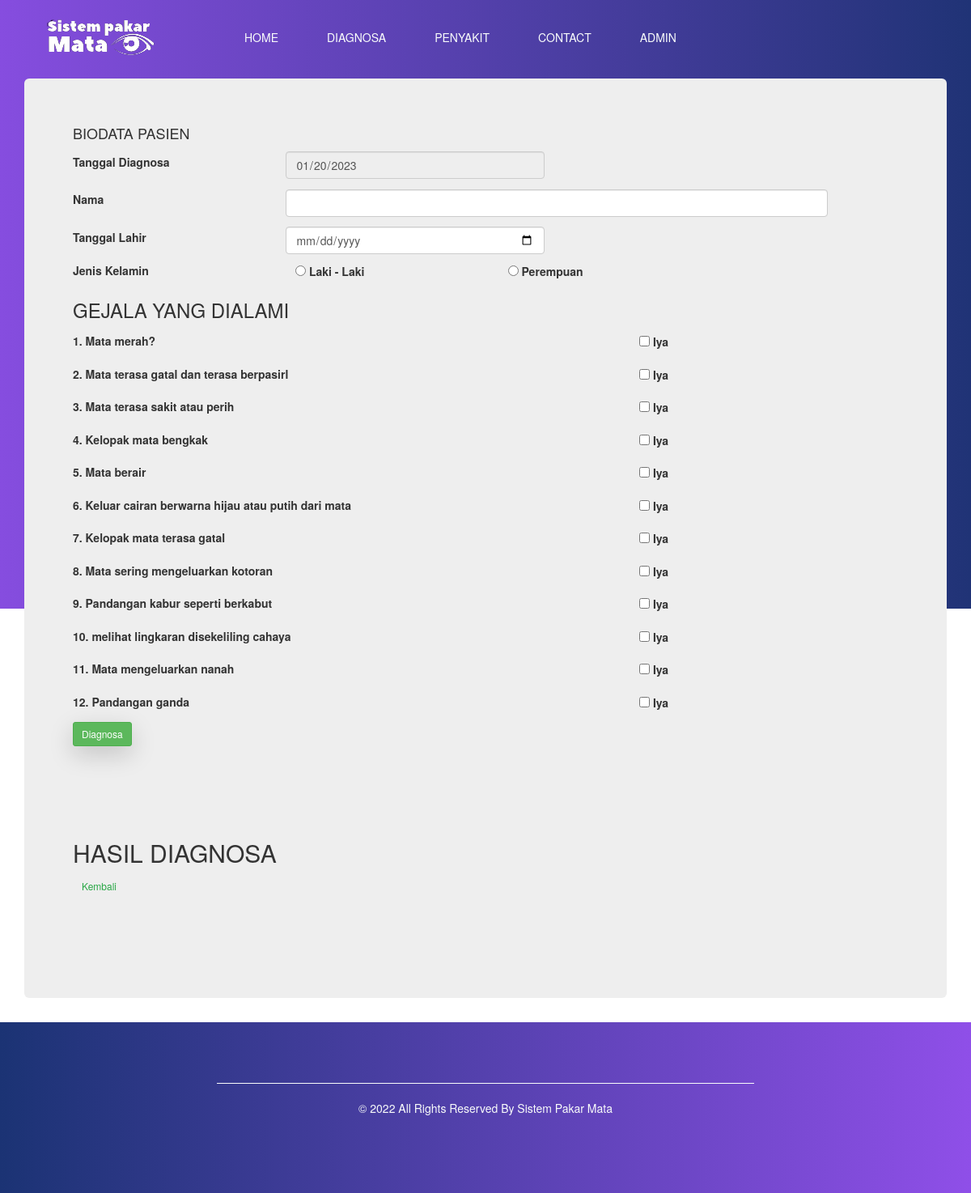
The page /form_diagnosa.php on the database its author committed.
### tables this page shows
CREATE TABLE `gejala` (
  `no` int(11) NOT NULL,
  `kodegejala` varchar(5) NOT NULL,
  `namagejala` varchar(50) NOT NULL,
  `nilai` float NOT NULL,
  `kodepenyakit` varchar(5) NOT NULL
);

### form_diagnosa.php (the view, shortened to what this page needs)
<?php include "include/header.php"; ?>
<div class="container">
    <div class="jumbotron">
        <div class="mb-2" style="font-size: 1.2rem;">
            <h4>BIODATA PASIEN</h4>
        </div>
        <form class="s-text" action="" method="POST">
            <div class="row mb-3">
                <label for="tanggal_diagnosa" class="col-sm-3 col-form-label">Tanggal Diagnosa</label>
                <div class="col-sm-4 pt-1">
                    <input
                        type="date"
                        class="form-control form-control-sm"
                        id="tanggal_diagnosa"
                        name="tgl_diagnosa"
                        value="<?php echo date("Y-m-d");?>"
                        readonly="readonly">
                </div>
            </div>
            <div class="row mb-3">
                <label for="nama" class="col-sm-3 col-form-label">Nama</label>
                <div class="col-sm-8 pt-1">
                    <input type="text" class="form-control form-control-sm" id="nama" name="nama">
                </div>
            </div>
            <div class="row mb-3">
                <label for="date" class="col-sm-3 col-form-label">Tanggal Lahir</label>
                <div class="col-sm-4 pt-1">
                    <input type="date" class="form-control form-control-sm" id="date" name="lahir">
                </div>
            </div>
            <fieldset class="row mb-3">
                <label class="col-form-label col-sm-3 pt-0">Jenis Kelamin</label>
                <div class="col-sm-3">
                    <div class="form-check">
                        <input class="" type="radio" name="gender" id="l" value="Laki - Laki">
                        <label class="form-check-label" for="l">
                            Laki - Laki
                        </label>
                    </div>
                </div>
                <div class="col-sm-3">
                    <div class="form-check">
                        <input class="" type="radio" name="gender" id="p" value="Perempuan">
                        <label class="form-check-label" for="p">
                            Perempuan
                        </label>
                    </div>
                </div>
            </fieldset>
            <div class="mt-1 f-text" style="font-size: 1.2rem;">
                <h3>GEJALA YANG DIALAMI</h3>
            </div>
            <?php
    $gejala = mysqli_query($link,'SELECT * FROM gejala');
    while ($row = mysqli_fetch_array($gejala)){
        echo "
			 <div class='row mb-3'>
                    <label for='' class='col-sm-8 col-form-label'>$row[0].   $row[2]</label>
                    <div class='form-check form-switch col-sm-3 ms-3 pt-2'>
                        <input class='' type='checkbox' role='switch' id='$row[1]' name='$row[1]' value='$row[3]'>
                        <label class='form-check-label' for='$row[1]'>Iya</label>
                    </div>
                </div>
        ";
    }
?>
            <input
                type="submit"
                value="Diagnosa"
                name="diagnosa"
                class="btn btn-success btn-sm worksans gradient shadow-lg shadowtext w-text">
        </form>
        <br>
        <div class="layout_padding">
            <div class="" style="width: 50%;">
                <div class="mb-2" style="font-size: 1.2rem;">
                    <h2>HASIL DIAGNOSA</h2>
                </div>
                <a href="">
                    <button class='btn btn-outline-success btn-sm worksans ' type='button'>Kembali</button>
                </a>
            </div>
        </div>
    </div>
</div>
<?php include "include/footer.php"; ?>

### css/style.css (style rules this page uses)
body { font-family: "Poppins", sans-serif; color: #0c0c0c; background-color: #ffffff; }
.layout_padding { padding: 75px 0; }
a, a:hover, a:focus { text-decoration: none; }
.btn, .btn:focus { outline: none !important; -webkit-box-shadow: none; box-shadow: none; }

### css/responsive.css (style rules this page uses)
@media (min-width: 1200px) { .container { max-width: 1170px; } }

### rows shown on the page
gejala: no "1", namagejala "Mata merah?"
gejala: no "2", namagejala "Mata terasa gatal dan terasa berpasirl"
gejala: no "3", namagejala "Mata terasa sakit atau perih"
gejala: no "4", namagejala "Kelopak mata bengkak"
gejala: no "5", namagejala "Mata berair"
gejala: no "6", namagejala "Keluar cairan berwarna hijau atau putih dari mata"
gejala: no "7", namagejala "Kelopak mata terasa gatal"
gejala: no "8", namagejala "Mata sering mengeluarkan kotoran"
gejala: no "9", namagejala "Pandangan kabur seperti berkabut"
gejala: no "10", namagejala "melihat lingkaran disekeliling cahaya"
gejala: no "11", namagejala "Mata mengeluarkan nanah"
gejala: no "12", namagejala "Pandangan ganda"
